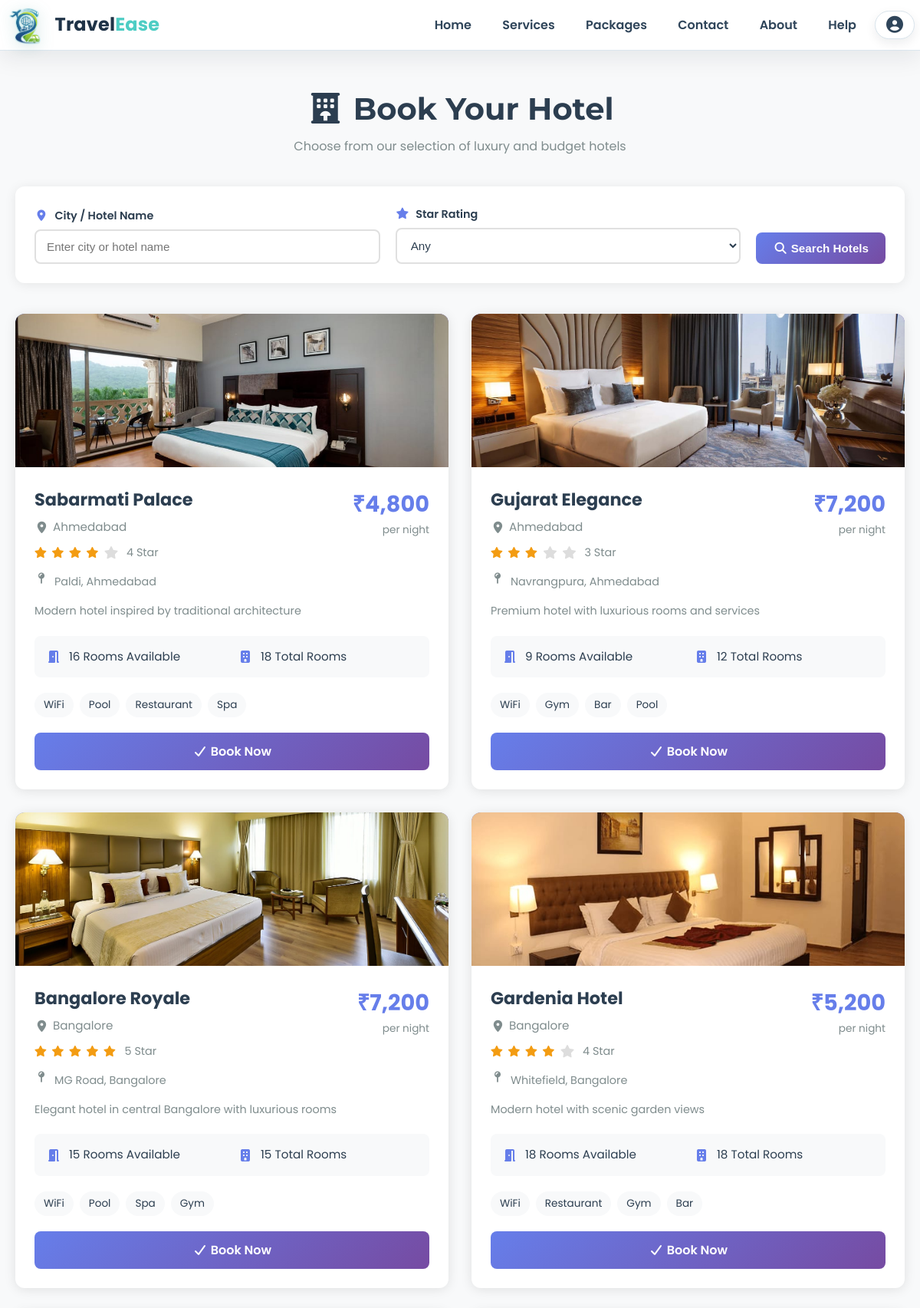
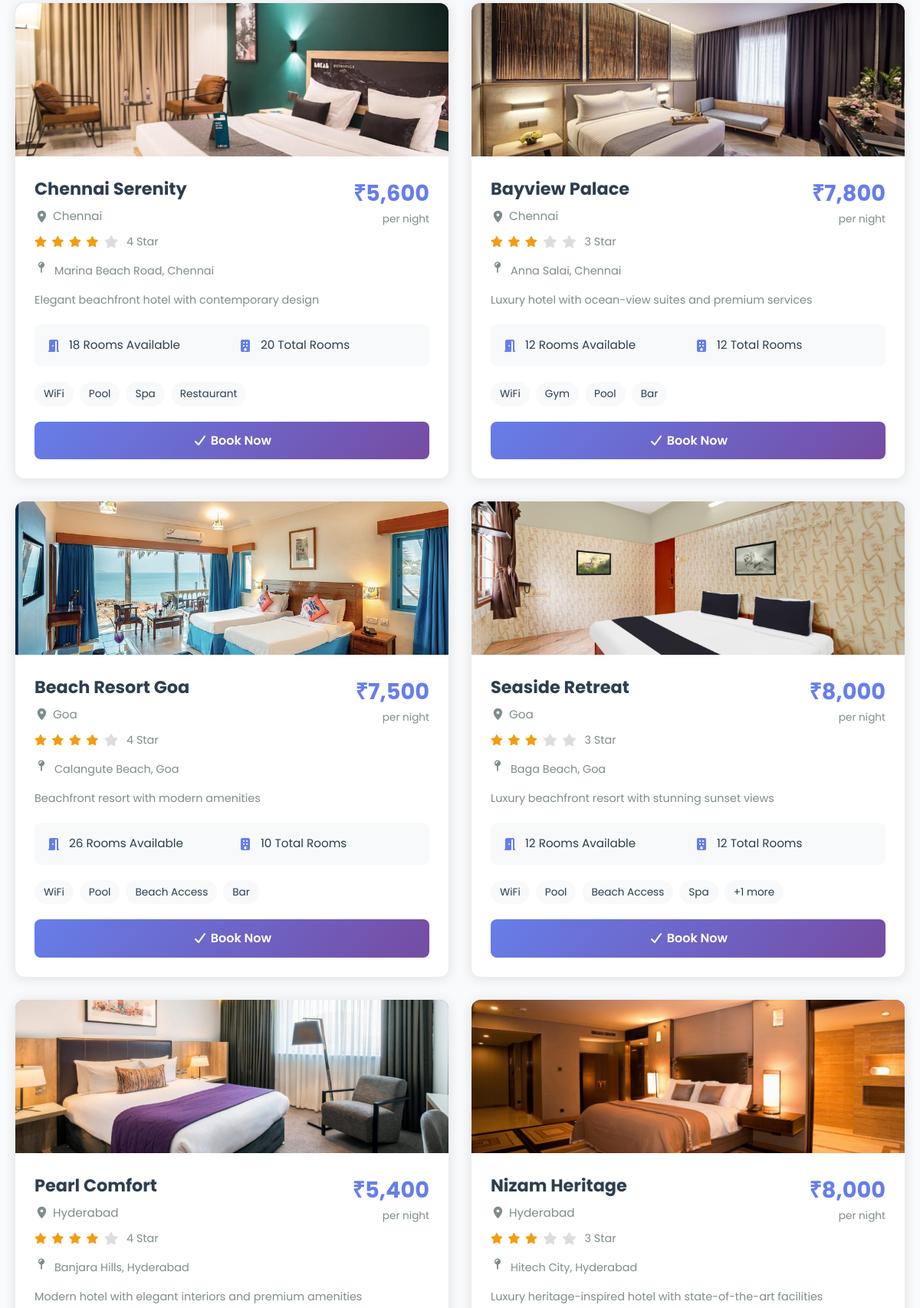
/hotelbook.php (upper part), run on the app's committed database (2 pictures, top to bottom).
### tables this page shows
CREATE TABLE IF NOT EXISTS `hotels` (
  `id` int NOT NULL AUTO_INCREMENT,
  `name` varchar(200) NOT NULL,
  `city` varchar(100) NOT NULL,
  `address` text,
  `star_rating` int DEFAULT '3',
  `price_per_night` decimal(10,2) NOT NULL,
  `available_rooms` int DEFAULT '10',
  `total_rooms` int DEFAULT '10',
  `amenities` text,
  `description` text,
  `image_url` varchar(500) DEFAULT NULL,
  `status` enum('active','inactive') DEFAULT 'active',
  `created_at` timestamp NOT NULL DEFAULT CURRENT_TIMESTAMP,
  `updated_at` timestamp NOT NULL DEFAULT CURRENT_TIMESTAMP ON UPDATE CURRENT_TIMESTAMP,
  PRIMARY KEY (`id`)
);

### hotelbook.php (the view, shortened to what this page needs)
<?php
include "db.php";
$keyword = isset($_GET['q']) ? trim($_GET['q']) : '';
$sql = "SELECT * FROM hotels WHERE status='active' AND available_rooms > 0";
$sql .= " ORDER BY city, star_rating DESC";
$result = mysqli_query($conn, $sql);
$hotels = [];
if ($result) {
    while ($row = mysqli_fetch_assoc($result)) {
        $hotels[] = $row;
    }
}
?>
<!DOCTYPE html>
<html lang="en">
<head>
    <link rel="stylesheet" href="css/style.css">
    <link rel="stylesheet" href="css/all.min.css">
</head>
<body>
    <?php include 'includes/navbar.php'; ?>
    <div class="booking-container">
        <div class="page-header">
            <h1><i class="fas fa-hotel"></i> Book Your Hotel</h1>
            <p style="color: #7f8c8d;">Choose from our selection of luxury and budget hotels</p>
        </div>
        <div class="hotel-search-wrapper">
    <form method="GET" action="hotelbook.php">
        <div class="search-form-container">
            <div class="search-field">
                <label>
                    <i class="fas fa-map-marker-alt"></i> City / Hotel Name
                </label>
                <input type="text" name="q"
                       placeholder="Enter city or hotel name"
                       value="<?php echo htmlspecialchars($keyword); ?>">
            </div>
            <div class="search-field">
                <label>
                    <i class="fas fa-star"></i> Star Rating
                </label>
                <select name="star" class="search-select">
                    <option value="">Any</option>
                </select>
            </div>
            <button type="submit" class="search-btn">
                <i class="fas fa-search"></i> Search Hotels
            </button>
        </div>
    </form>
</div>
        <?php if(count($hotels) > 0): ?>
            <div class="hotels-grid">
                <?php foreach($hotels as $hotel): ?>
                    <div class="hotel-card">
                        <div class="hotel-image">
                            <?php if(!empty($hotel['image_url'])): ?>
                                <img src="<?php echo htmlspecialchars($hotel['image_url']); ?>" alt="<?php echo htmlspecialchars($hotel['name']); ?>">
                            <?php else: ?>
                                <i class="fas fa-hotel"></i>
                            <?php endif; ?>
                        </div>
                        <div class="hotel-content">
                            <div class="hotel-header">
                                <div style="flex: 1;">
                                    <div class="hotel-name"><?php echo htmlspecialchars($hotel['name']); ?></div>
                                    <div class="hotel-location">
                                        <i class="fas fa-map-marker-alt"></i>
                                        <?php echo htmlspecialchars($hotel['city']); ?>
                                    </div>
                                    <div class="hotel-rating">
                                        <?php
                                        $stars = $hotel['star_rating'];
                                        for($i = 0; $i < 5; $i++):
                                        ?>
                                            <i class="fas fa-star <?php echo $i < $stars ? 'stars' : ''; ?>" style="color: <?php echo $i < $stars ? '#f39c12' : '#ddd'; ?>;"></i>
                                        <?php endfor; ?>
                                        <span style="margin-left: 5px; color: #7f8c8d; font-size: 0.9rem;"><?php echo $stars; ?> Star</span>
                                    </div>
                                </div>
                                <div class="hotel-price">
                                    <div class="price-amount">₹<?php echo number_format($hotel['price_per_night'], 0); ?></div>
                                    <div class="price-label">per night</div>
                                </div>
                            </div>
                            <?php if(!empty($hotel['address'])): ?>
                                <div class="hotel-address">
                                    <i class="fas fa-map-pin"></i>
                                    <span><?php echo htmlspecialchars($hotel['address']); ?></span>
                                </div>
                            <?php endif; ?>
                            <?php if(!empty($hotel['description'])): ?>
                                <div class="hotel-description">
                                    <?php echo htmlspecialchars(substr($hotel['description'], 0, 120)); ?>
                                </div>
                            <?php endif; ?>
                            <div class="hotel-details">
                                <div class="detail-item">
                                    <i class="fas fa-door-open"></i>
                                    <span><?php echo $hotel['available_rooms']; ?> Rooms Available</span>
                                </div>
                                <div class="detail-item">
                                    <i class="fas fa-building"></i>
                                    <span><?php echo $hotel['total_rooms']; ?> Total Rooms</span>
                                </div>
                            </div>
                            <?php if(!empty($hotel['amenities'])): ?>
                                <div class="hotel-amenities">
                                    <?php
                                    $amenities = explode(',', $hotel['amenities']);
                                    foreach(array_slice($amenities, 0, 4) as $amenity):
                                    ?>
                                        <span class="amenity-tag"><?php echo htmlspecialchars(trim($amenity)); ?></span>
                                    <?php endforeach; ?>
                                    <?php if(count($amenities) > 4): ?>
                                        <span class="amenity-tag">+<?php echo count($amenities) - 4; ?> more</span>
                                    <?php endif; ?>
                                </div>
                            <?php endif; ?>
                            <a href="booking.php?type=hotel&id=<?php echo $hotel['id']; ?>" class="btn-book-hotel" style="margin-top: 20px;">
                                <i class="fas fa-check"></i> Book Now
                            </a>
                        </div>
                    </div>
                <?php endforeach; ?>
            </div>
        <?php endif; ?>
    </div>
</body>
</html>

### css/style.css (style rules this page uses)
* { margin: 0; padding: 0; box-sizing: border-box; }
html { scroll-behavior: smooth; }
body { font-family: 'Poppins', sans-serif; line-height: 1.6; color: #333; background-color: #f8f9fa; overflow-x: hidden; }
h1, h2, h3, h4 { font-family: 'Montserrat', sans-serif; font-weight: 700; line-height: 1.3; }
.stars { color: #f6ad55; font-size: 1rem; letter-spacing: 2px; }
.stars { color: #ffb400; font-size: 14px; }

### hotelbook.php (style rules this page uses)
.booking-container { max-width: 1400px; margin: 30px auto; padding: 20px; }
.page-header { text-align: center; margin-bottom: 40px; }
.page-header h1 { font-size: 2.5rem; color: #2c3e50; margin-bottom: 10px; }
.hotels-grid { display: grid; grid-template-columns: repeat(auto-fill, minmax(380px, 1fr)); gap: 30px; margin-top: 30px; }
.hotel-card { background: white; border-radius: 12px; overflow: hidden; box-shadow: 0 2px 15px rgba(0,0,0,0.1); transition: transform 0.3s, box-shadow 0.3s; }
.hotel-image { width: 100%; height: 200px; background: linear-gradient(135deg, #667eea 0%, #764ba2 100%); display: flex; align-items: center; justify-content: center; color: white; font-size: 3rem; }
.hotel-image img { width: 100%; height: 100%; object-fit: cover; }
.hotel-content { padding: 25px; }
.hotel-header { display: flex; justify-content: space-between; align-items: start; margin-bottom: 15px; }
.hotel-name { font-size: 1.4rem; font-weight: 700; color: #2c3e50; margin-bottom: 5px; }
.hotel-location { color: #7f8c8d; font-size: 0.95rem; display: flex; align-items: center; gap: 5px; margin-bottom: 10px; }
.hotel-rating { display: flex; align-items: center; gap: 5px; }
.stars { color: #f39c12; }
.hotel-price { text-align: right; }
.price-amount { font-size: 1.8rem; font-weight: 700; color: #667eea; }
.price-label { font-size: 0.85rem; color: #7f8c8d; }
.hotel-address { color: #7f8c8d; font-size: 0.9rem; margin-bottom: 15px; display: flex; align-items: start; gap: 8px; }
.hotel-amenities { display: flex; flex-wrap: wrap; gap: 8px; margin-top: 15px; }
.amenity-tag { background: #f8f9fa; padding: 5px 12px; border-radius: 20px; font-size: 0.85rem; color: #2c3e50; }
.hotel-details { display: grid; grid-template-columns: repeat(2, 1fr); gap: 15px; margin: 20px 0; padding: 15px; background: #f8f9fa; border-radius: 8px; }
.detail-item { display: flex; align-items: center; gap: 10px; }
.detail-item i { color: #667eea; width: 20px; }
.detail-item span { color: #2c3e50; font-size: 0.95rem; }
.btn-book-hotel { width: 100%; background: linear-gradient(135deg, #667eea 0%, #764ba2 100%); color: white; padding: 12px 20px; border: none; border-radius: 8px; font-size: 1rem; font-weight: 600; cursor: pointer; transition: transform 0.3s; text-decoration: none; display: block; text-align: center; }
.hotel-description { color: #7f8c8d; font-size: 0.9rem; line-height: 1.6; margin-top: 10px; }
.search-form-container { display: flex; flex-wrap: wrap; gap: 20px; align-items: flex-end; }
.search-field { flex: 1; min-width: 220px; }
.search-field label { display: block; font-size: 0.9rem; font-weight: 600; margin-bottom: 6px; color: #2c3e50; }
.search-field i { color: #667eea; margin-right: 5px; }
.search-field input, .search-field select { width: 100%; padding: 12px 14px; border: 2px solid #e0e0e0; border-radius: 8px; font-size: 0.95rem; background: #fff; color: #2c3e50; }
.search-btn { background: linear-gradient(135deg, #667eea, #764ba2); color: #fff; padding: 12px 22px; border: none; border-radius: 8px; font-size: 0.95rem; font-weight: 600; cursor: pointer; white-space: nowrap; }
.hotel-search-wrapper { display: block !important; visibility: visible !important; opacity: 1 !important; background: #ffffff; padding: 25px; border-radius: 12px; margin-bottom: 40px; position: relative !important; z-index: 10 !important; box-shadow: 0 2px 15px rgba(0,0,0,0.08); }
.hotel-search-wrapper form { display: block !important; }
.hotel-search-wrapper .search-form-container { display: flex !important; flex-wrap: wrap; gap: 20px; align-items: flex-end; }
.hotel-search-wrapper .search-field { flex: 1; min-width: 220px; }
.hotel-search-wrapper label { display: block; font-weight: 600; font-size: 0.9rem; margin-bottom: 6px; }
.hotel-search-wrapper input, .hotel-search-wrapper select { width: 100%; padding: 12px 14px; border: 2px solid #e0e0e0; border-radius: 8px; }
.hotel-search-wrapper .search-btn { background: linear-gradient(135deg,#667eea,#764ba2); color: white; padding: 12px 22px; border-radius: 8px; border: none; cursor: pointer; }

### data on the page
hotels: image_url (picture), name "Sabarmati Palace", city "Ahmedabad", star_rating "4", price_per_night "4,800", address "Paldi, Ahmedabad", description "Modern hotel inspired by traditional architecture", available_rooms "16", total_rooms "18", amenities "WiFi", amenities "Pool", amenities "Restaurant", amenities "Spa"
hotels: image_url (picture), name "Gujarat Elegance", city "Ahmedabad", star_rating "3", price_per_night "7,200", address "Navrangpura, Ahmedabad", description "Premium hotel with luxurious rooms and services", available_rooms "9", total_rooms "12", amenities "WiFi", amenities "Gym", amenities "Bar", amenities "Pool"
hotels: image_url (picture), name "Bangalore Royale", city "Bangalore", star_rating "5", price_per_night "7,200", address "MG Road, Bangalore", description "Elegant hotel in central Bangalore with luxurious rooms", available_rooms "15", total_rooms "15", amenities "WiFi", amenities "Pool", amenities "Spa", amenities "Gym"
hotels: image_url (picture), name "Gardenia Hotel", city "Bangalore", star_rating "4", price_per_night "5,200", address "Whitefield, Bangalore", description "Modern hotel with scenic garden views", available_rooms "18", total_rooms "18", amenities "WiFi", amenities "Restaurant", amenities "Gym", amenities "Bar"
hotels: image_url (picture), name "Chennai Serenity", city "Chennai", star_rating "4", price_per_night "5,600", address "Marina Beach Road, Chennai", description "Elegant beachfront hotel with contemporary design", available_rooms "18", total_rooms "20", amenities "WiFi", amenities "Pool", amenities "Spa", amenities "Restaurant"
hotels: image_url (picture), name "Bayview Palace", city "Chennai", star_rating "3", price_per_night "7,800", address "Anna Salai, Chennai", description "Luxury hotel with ocean-view suites and premium services", available_rooms "12", total_rooms "12", amenities "WiFi", amenities "Gym", amenities "Pool", amenities "Bar"
hotels: image_url (picture), name "Beach Resort Goa", city "Goa", star_rating "4", price_per_night "7,500", address "Calangute Beach, Goa", description "Beachfront resort with modern amenities", available_rooms "26", total_rooms "10", amenities "WiFi", amenities "Pool", amenities "Beach Access", amenities "Bar"
hotels: image_url (picture), name "Seaside Retreat", city "Goa", star_rating "3", price_per_night "8,000", address "Baga Beach, Goa", description "Luxury beachfront resort with stunning sunset views", available_rooms "12", total_rooms "12", amenities "WiFi", amenities "Pool", amenities "Beach Access", amenities "Spa", count($amenities)-4 "1"
hotels: image_url (picture), name "Pearl Comfort", city "Hyderabad", star_rating "4", price_per_night "5,400", address "Banjara Hills, Hyderabad", description "Modern hotel with elegant interiors and premium amenities"
hotels: image_url (picture), name "Nizam Heritage", city "Hyderabad", star_rating "3", price_per_night "8,000", address "Hitech City, Hyderabad", description "Luxury heritage-inspired hotel with state-of-the-art facilities"
